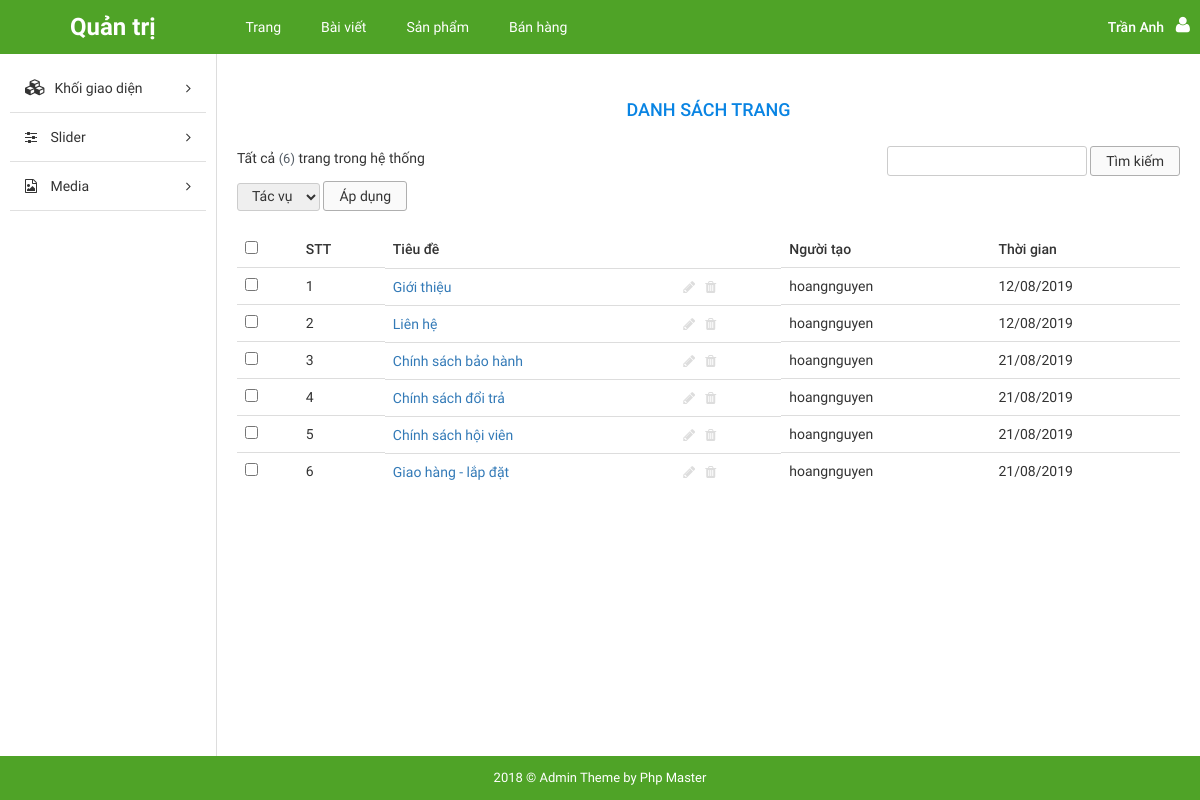
Screenshot of /admin/index.php?mod=page&controller=index&action=index (signed in) with the database file from the repository.
### tables this page shows
CREATE TABLE `tbl_pages` (
  `page_id` int(11) NOT NULL,
  `page_title` varchar(200) NOT NULL,
  `page_content` text,
  `created_date` int(11) NOT NULL,
  `user_id` int(11) DEFAULT NULL
);

CREATE TABLE `tbl_users_admin` (
  `user_id` int(11) NOT NULL,
  `username` varchar(40) NOT NULL,
  `fullname` varchar(100) DEFAULT NULL,
  `email` varchar(100) NOT NULL,
  `password` varchar(40) NOT NULL,
  `created_date` int(11) NOT NULL,
  `phone_number` varchar(12) DEFAULT NULL,
  `address` varchar(1000) DEFAULT NULL,
  `role` enum('1','2','3') DEFAULT NULL
);

### admin/libraries/database.php (called while the page is built, shortened)
 <?php
function db_query($query_string) {
    global $conn;
    $result = mysqli_query($conn, $query_string);
    return $result;
}
function db_fetch_row($query_string) {
    $mysqli_result = db_query($query_string);
    $result = mysqli_fetch_assoc($mysqli_result);
    return $result;
}
function db_fetch_array($query_string) {
    $result = array();
    $mysqli_result = db_query($query_string);
    while ($row = mysqli_fetch_assoc($mysqli_result)) {
        $result[] = $row;
    }
    return $result;
}

### admin/modules/page/models/indexModel.php (called while the page is built, shortened)
<?php
function get_list_page() {
    $list_item = db_fetch_array("SELECT * FROM `tbl_pages`");
    foreach ($list_item as &$item) {
        $item['update'] = "?mod=page&acontroller=index&action=update&id={$item['page_id']}";
    }
    return $list_item;
}
function get_creator_page() {
    return db_fetch_row("SELECT `tbl_users_admin`.* "
            . "FROM `tbl_users_admin` RIGHT JOIN `tbl_pages`"
            . "ON `tbl_users_admin`.`user_id` = `tbl_pages`.`user_id`");
}

### admin/modules/page/controllers/indexController.php (called while the page is built, shortened)
<?php
function indexAction() {
    $list_page = get_list_page();
    $creator_page = get_creator_page();
    $data['list_page'] = $list_page;
    $data['creator_page'] = $creator_page;
    load_view('index', $data);
}

### admin/core/router.php (called while the page is built, shortened)
<?php
$action_name = get_action().'Action';
call_function(array('construct', $action_name));

### admin/core/appload.php (called while the page is built, shortened)
<?php
require CONFIGPATH . DIRECTORY_SEPARATOR . 'database.php';
require LIBPATH . DIRECTORY_SEPARATOR . 'database.php';
require COREPATH . DIRECTORY_SEPARATOR . 'base.php';
require COREPATH . DIRECTORY_SEPARATOR . 'router.php';

### admin/index.php (called while the page is built, shortened)
<?php
require COREPATH.DIRECTORY_SEPARATOR.'appload.php';

### admin/modules/page/views/indexView.php (the view, shortened to what this page needs)
<div id="main-content-wp" class="list-post-page">
    <div class="wrap clearfix">
        <div id="content" class="fl-right">
            <div class="section" id="title-page">
                <div class="clearfix">
                    <h3 id="index" class="">Danh sách trang</h3>
                </div>
            </div>
            <div class="section" id="detail-page">
                <div class="section-detail">
                    <div class="filter-wp clearfix">
                        <ul class="post-status fl-left">
                            <li class="all"><p>Tất cả <span class="count">(<?php echo count($list_page); ?>)</span> trang trong hệ thống</p> </li>
                        </ul>
                        <form method="POST" class="form-s fl-right">
                            <input type="text" name="search" id="search">
                            <input type="submit" name="btn_search" value="Tìm kiếm">
                        </form>
                    </div>
                    <div class="actions">
                        <form method="POST" action="" class="form-actions">
                            <select name="actions">
                                <option value="">Tác vụ</option>
                            </select>
                            <input type="submit" name="btn_action" value="Áp dụng">
                            <div class="table-responsive">
                                <?php
                                if (!empty($list_page)) {
                                    ?>
                                    <table class="table list-table-wp">
                                        <thead>
                                            <tr>
                                                <td><input type="checkbox" name="checkAll" id="checkAll"></td>
                                                <td><span class="thead-text">STT</span></td>
                                                <td><span class="thead-text">Tiêu đề</span></td>
                                                <td><span class="thead-text">Người tạo</span></td>
                                                <td><span class="thead-text">Thời gian</span></td>
                                            </tr>
                                        </thead>
                                        <tbody>
                                            <?php
                                            $temp = 0;
                                            foreach ($list_page as $page) {
                                                $temp ++;
                                                ?>
                                                <tr>
                                                    <td><input type="checkbox" name="checkItem[]" class="checkItem" value="<?php echo $page['page_id']; ?>"></td>
                                                    <td><span class="tbody-text"><?php echo $temp; ?></span></td>
                                                    <td class="clearfix">
                                                        <div class="tb-title fl-left">
                                                            <a href="" title=""><?php echo $page['page_title']; ?></a>
                                                        </div>
                                                        <ul class="list-operation fl-right">
                                                            <li><a href="<?php echo $page['update']; ?>" title="Sửa" class="edit"><i class="fa fa-pencil" aria-hidden="true"></i></a></li>
                                                            <li><a href="<?php echo $page['delete']; ?>" title="Xóa" class="delete"><i class="fa fa-trash" aria-hidden="true"></i></a></li>
                                                        </ul>
                                                    </td>
                                                    <td><span class="tbody-text"><?php echo $creator_page['username'];?></span></td>
                                                    <td><span class="tbody-text"><?php echo date("d/m/Y",$page['created_date']);; ?></span></td>
                                                </tr
                                                <?php
                                            }
                                            ?>
                                    </table>
                                    <?php
                                } else {
                                    ?>
                                    <p> Dữ liệu rỗng </p>
                                    <?php
                                }
                                ?>
                            </div>
                        </form>
                    </div>
                </div>
            </div>
        </div>
    </div>
</div>

### admin/core/base.php (shortened to what this page needs)
<?php
function get_module() {
    global $config;
    $module = isset($_GET['mod']) ? $_GET['mod'] : $config['default_module'];
    return $module;
}
function call_function($list_function = array()) {
    if (is_array($list_function)) {
        foreach ($list_function as $f) {
            if (function_exists($f())) {
                $f();
            }
        }
    }
}
function load_view($name, $data_send = array()) {
    $data = $data_send;
    $path = MODULESPATH . DIRECTORY_SEPARATOR . get_module() . DIRECTORY_SEPARATOR . 'views' . DIRECTORY_SEPARATOR . $name . 'View.php';
    if (file_exists($path)) {
        require $path;
    } else {
        echo "Không tìm thấy {$path}";
    }
}
function get_header($name = '') {
    global $data;
    if (empty($name)) {
        $name = 'header';
    } else {
        $name = "header-{$name}";
    }
    $path = LAYOUTPATH . DIRECTORY_SEPARATOR . $name . '.php';
    if (file_exists($path)) {
        if (is_array($data)) {
            foreach ($data as $key => $a) {
                $$key = $a;
            }
        }
        require $path;
    } else {
        echo "Không tìm thấy {$path}";
    }
}
function get_footer($name = '') {
    global $data;
    if (empty($name)) {
        $name = 'footer';
    } else {
        $name = "footer-{$name}";
    }
    $path = LAYOUTPATH . DIRECTORY_SEPARATOR . $name . '.php';
    if (file_exists($path)) {
        if (is_array($data)) {
            foreach ($data as $key => $a) {
                $$key = $a;
            }
        }
        require $path;
    } else {
        echo "Không tìm thấy {$path}";
    }
}
function get_sidebar($name = '') {
    global $data;
    if (empty($name)) {
        $name = 'sidebar';
    } else {
        $name = "sidebar-{$name}";
    }
    $path = LAYOUTPATH . DIRECTORY_SEPARATOR . $name . '.php';
    if (file_exists($path)) {
        if (is_array($data)) {
            foreach ($data as $key => $a) {
                $$key = $a;
            }
        }
        require $path;
    } else {
        echo "Không tìm thấy {$path}";
    }
}
?>

### admin/public/css/import/global.css (style rules this page uses)
body { font-family: "Roboto Regular"; font-size: 14px; line-height: 24px; color: #333; }
#content { min-height: 520px; }
.fl-left { float: left; }
.fl-right { float: right; }
h3#index { font-family: 'Roboto Medium'; font-weight: normal; text-transform: uppercase; font-size: 18px; padding: 24px 0px; color:#0984e3; text-align: center; }
ul li { list-style: none!important; }
a { text-decoration: none!important; }

### admin/public/css/import/list_post.css (style rules this page uses)
#content { width: 82%; border-left: 1px solid #ddd; padding: 20px; }
.list-table-wp thead tr td { font-family: 'Roboto Medium'; font-weight: normal; }
.list-operation li { float: left; }
.list-operation li a { display: block; padding: 0px 5px; color: #ddd; }
.tb-title { width: 75%; display: -webkit-box; -webkit-line-clamp: 1; -moz-line-clamp: 1; -o-line-clamp: 1; -webkit-box-orient: vertical; -moz-box-orient: vertical; -o-box-orient: vertical; max-height: 100%; overflow: hidden; }
.list-operation { width: 25%; }
.filter-wp { margin-bottom: 5px; }
.actions { margin-bottom: 20px; }
.post-status li { float: left; font-size: 14px; margin-right: 5px; }
.post-status li .count { color: #555d66; font-size: 13px; display: inline-block; }
.form-s input[type="text"], .form-actions select { border-radius: 3px; border: 1px solid #ccc; padding: 2px 10px; }
.form-s input[type="submit"], .form-actions input[type="submit"] { border-radius: 3px; border: 1px solid #afafaf; padding: 2px 15px; background: #fafafa; }
.form-actions select { padding: 4px 10px; }

### admin/public/css/import/menu.css (style rules this page uses)
.actions select { border-radius: 3px; border: 1px solid #ccc; padding: 4px 10px; }

### admin/public/css/import/detail_order.css (style rules this page uses)
.table { margin-bottom: 0!important; }

### admin/public/css/import/list_account.css (style rules this page uses)
.table-responsive { margin-top:20px; }

### rows the page displays
tbl_pages: page_title "Giới thiệu", user.username "hoangnguyen", created_date "12/08/2019"
tbl_pages: page_title "Liên hệ", user.username "hoangnguyen", created_date "12/08/2019"
tbl_pages: page_title "Chính sách bảo hành", created_date "21/08/2019"
tbl_users_admin: username "hoangnguyen"
tbl_pages: page_title "Chính sách đổi trả", created_date "21/08/2019"
tbl_pages: page_title "Chính sách hội viên", created_date "21/08/2019"
tbl_pages: page_title "Giao hàng - lắp đặt", created_date "21/08/2019"

### other values shown
get_info_field_user($_SESSION['user_login'] ,$field = 'fullname') "Trần Anh"
count($list_page) "6"
